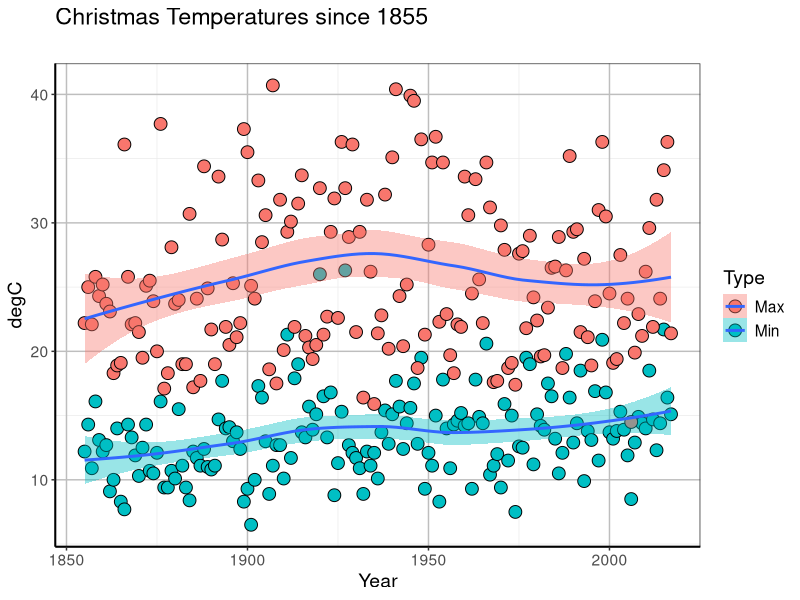
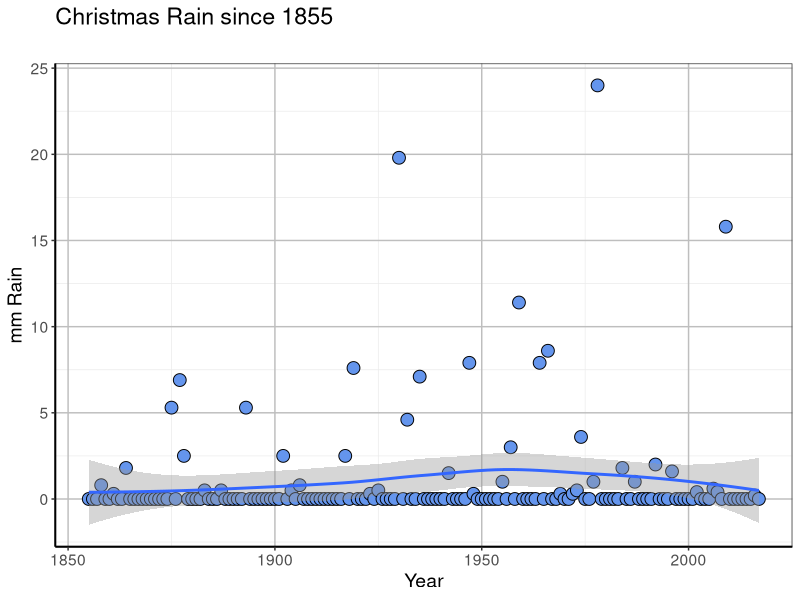

Write R code to recreate these figures, in order.
rm(list=ls())
library(tidyverse)
library(reshape2)


data2 <- read.csv("data/melbourne.csv", as.is=TRUE, header=TRUE)
data2 <- na.omit(data2)

temp <- select(data2, everything())%>%
        filter(Month == 12)%>%
        filter(Day == 25)

temp3 <- temp[,c(5,8,9)]

temp2 <- gather(temp3, Type, Temp, -Year )

plot2 <- ggplot(temp2, aes(x = Year,y = Temp, fill = Type)) + 
        geom_point(size=4, shape = 21, col = "black") + 
        geom_smooth(method=loess) + 
        ggtitle("Christmas Temperatures since 1855\n") +
        scale_color_hue(l=45) +
        ylab("degC") +
        theme_bw() +
        theme(panel.grid.major = element_line(size = 0.5, color = "grey"), 
        axis.line = element_line(size = 0.7, color = "black"), 
        text = element_text(size = 14))

plot2
  
rain_plot2 <- ggplot(temp, aes(x = Year,y = Rain)) + 
        geom_point(size=4, shape = 21, fill = "cornflowerblue", col = "black") + 
        geom_smooth(method=loess) + 
        ggtitle("Christmas Rain since 1855\n") +
        scale_color_hue(l=45) +
        ylab("mm Rain") +
        theme_bw() +
        theme(panel.grid.major = element_line(size = 0.5, color = "grey"), 
              axis.line = element_line(size = 0.7, color = "black"), 
              text = element_text(size = 14))

rain_plot2